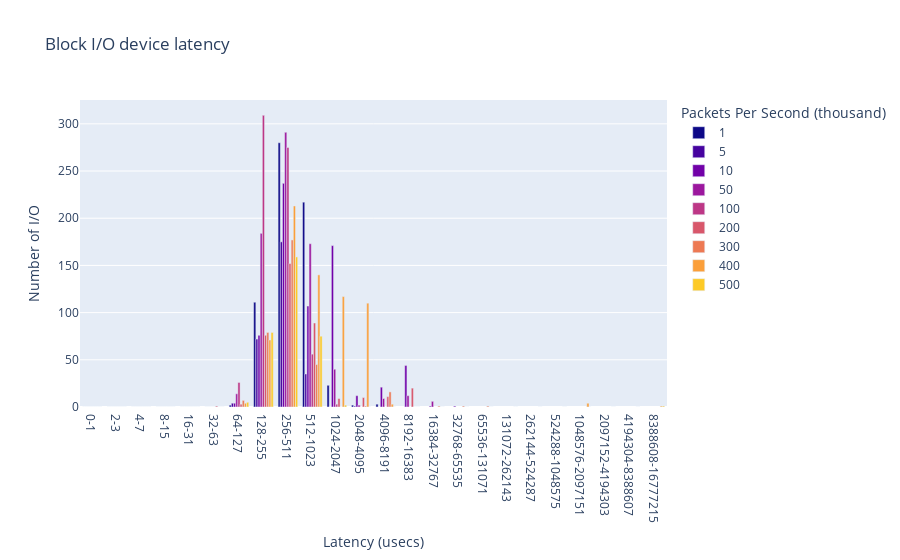

Notebook source saved alongside this figure:
### Code cell
biolatency_df = spark.read.option("basePath", "../ansible/.results").json("../ansible/.results/kpps=*/tool=biolatency").select(
    "kpps", "ts", "val_type", "tool",
    explode("data").alias("dataExplode")
).orderBy(col('kpps')).select(col("kpps").cast(StringType()), "ts", "val_type", "tool", "dataExplode.*", concat_ws('-',col('dataExplode.interval-start'),col('dataExplode.interval-end')).alias("interval"))
biolatency_fig = px.bar(biolatency_df.toPandas(), x="interval", y="count", color="kpps", barmode="group",
        title="Block I/O device latency",
        color_discrete_sequence=px.colors.sequential.Plasma,
        labels={
                    "kpps": "Packets Per Second (thousand)",
                    "count": "Number of I/O",
                    "interval": "Latency (usecs)"
                })
biolatency_fig.show()
biolatency_fig.write_image("images/biolatency.jpeg")
with open(html_output_file, 'a') as f:
    f.write(biolatency_fig.to_html(full_html=False, include_plotlyjs='cdn'))

### Figure 1 — Plotly figure (JSON) as saved in the notebook; plotly's stock layout.template omitted (floating-point values rounded to 4 significant figures)
{"data": [{"alignmentgroup": "True", "hovertemplate": "Packets Per Second (thousand)=1<br>Latency (usecs)=%{x}<br>Number of I/O=%{y}<extra></extra>", "legendgroup": "1", "marker": {"color": "#0d0887", "pattern": {"shape": ""}}, "name": "1", "offsetgroup": "1", "orientation": "v", "showlegend": true, "textposition": "auto", "type": "bar", "x": ["0-1", "2-3", "4-7", "8-15", "16-31", "32-63", "64-127", "128-255", "256-511", "512-1023", "1024-2047", "2048-4095", "4096-8191"], "xaxis": "x", "y": [0, 0, 0, 0, 0, 0, 2, 111, 280, 217, 23, 2, 3], "yaxis": "y"}, {"alignmentgroup": "True", "hovertemplate": "Packets Per Second (thousand)=5<br>Latency (usecs)=%{x}<br>Number of I/O=%{y}<extra></extra>", "legendgroup": "5", "marker": {"color": "#46039f", "pattern": {"shape": ""}}, "name": "5", "offsetgroup": "5", "orientation": "v", "showlegend": true, "textposition": "auto", "type": "bar", "x": ["0-1", "2-3", "4-7", "8-15", "16-31", "32-63", "64-127", "128-255", "256-511", "512-1023", "1024-2047", "2048-4095"], "xaxis": "x", "y": [0, 0, 0, 0, 0, 0, 4, 72, 175, 35, 0, 1], "yaxis": "y"}, {"alignmentgroup": "True", "hovertemplate": "Packets Per Second (thousand)=10<br>Latency (usecs)=%{x}<br>Number of I/O=%{y}<extra></extra>", "legendgroup": "10", "marker": {"color": "#7201a8", "pattern": {"shape": ""}}, "name": "10", "offsetgroup": "10", "orientation": "v", "showlegend": true, "textposition": "auto", "type": "bar", "x": ["0-1", "2-3", "4-7", "8-15", "16-31", "32-63", "64-127", "128-255", "256-511", "512-1023", "1024-2047", "2048-4095", "4096-8191", "8192-16383", "16384-32767", "32768-65535"], "xaxis": "x", "y": [0, 0, 0, 0, 0, 0, 4, 76, 237, 107, 171, 12, 21, 44, 1, 1], "yaxis": "y"}, {"alignmentgroup": "True", "hovertemplate": "Packets Per Second (thousand)=50<br>Latency (usecs)=%{x}<br>Number of I/O=%{y}<extra></extra>", "legendgroup": "50", "marker": {"color": "#9c179e", "pattern": {"shape": ""}}, "name": "50", "offsetgroup": "50", "orientation": "v", "showlegend": true, "textposition": "auto", "type": "bar", "x": ["0-1", "2-3", "4-7", "8-15", "16-31", "32-63", "64-127", "128-255", "256-511", "512-1023", "1024-2047", "2048-4095", "4096-8191", "8192-16383", "16384-32767"], "xaxis": "x", "y": [0, 0, 0, 0, 0, 0, 14, 184, 291, 173, 40, 2, 9, 12, 6], "yaxis": "y"}, {"alignmentgroup": "True", "hovertemplate": "Packets Per Second (thousand)=100<br>Latency (usecs)=%{x}<br>Number of I/O=%{y}<extra></extra>", "legendgroup": "100", "marker": {"color": "#bd3786", "pattern": {"shape": ""}}, "name": "100", "offsetgroup": "100", "orientation": "v", "showlegend": true, "textposition": "auto", "type": "bar", "x": ["0-1", "2-3", "4-7", "8-15", "16-31", "32-63", "64-127", "128-255", "256-511", "512-1023", "1024-2047"], "xaxis": "x", "y": [0, 0, 0, 0, 0, 0, 26, 309, 275, 56, 3], "yaxis": "y"}, {"alignmentgroup": "True", "hovertemplate": "Packets Per Second (thousand)=200<br>Latency (usecs)=%{x}<br>Number of I/O=%{y}<extra></extra>", "legendgroup": "200", "marker": {"color": "#d8576b", "pattern": {"shape": ""}}, "name": "200", "offsetgroup": "200", "orientation": "v", "showlegend": true, "textposition": "auto", "type": "bar", "x": ["0-1", "2-3", "4-7", "8-15", "16-31", "32-63", "64-127", "128-255", "256-511", "512-1023", "1024-2047", "2048-4095", "4096-8191", "8192-16383"], "xaxis": "x", "y": [0, 0, 0, 0, 0, 1, 3, 76, 152, 89, 9, 10, 11, 20], "yaxis": "y"}, {"alignmentgroup": "True", "hovertemplate": "Packets Per Second (thousand)=300<br>Latency (usecs)=%{x}<br>Number of I/O=%{y}<extra></extra>", "legendgroup": "300", "marker": {"color": "#ed7953", "pattern": {"shape": ""}}, "name": "300", "offsetgroup": "300", "orientation": "v", "showlegend": true, "textposition": "auto", "type": "bar", "x": ["0-1", "2-3", "4-7", "8-15", "16-31", "32-63", "64-127", "128-255", "256-511", "512-1023", "1024-2047", "2048-4095", "4096-8191", "8192-16383", "16384-32767", "32768-65535", "65536-131071"], "xaxis": "x", "y": [0, 0, 0, 0, 0, 0, 7, 79, 177, 45, 0, 1, 16, 0, 1, 1, 1], "yaxis": "y"}, {"alignmentgroup": "True", "hovertemplate": "Packets Per Second (thousand)=400<br>Latency (usecs)=%{x}<br>Number of I/O=%{y}<extra></extra>", "legendgroup": "400", "marker": {"color": "#fb9f3a", "pattern": {"shape": ""}}, "name": "400", "offsetgroup": "400", "orientation": "v", "showlegend": true, "textposition": "auto", "type": "bar", "x": ["0-1", "2-3", "4-7", "8-15", "16-31", "32-63", "64-127", "128-255", "256-511", "512-1023", "1024-2047", "2048-4095", "4096-8191", "8192-16383", "16384-32767", "32768-65535", "65536-131071", "131072-262143", "262144-524287", "524288-1048575", "1048576-2097151", "2097152-4194303", "4194304-8388607", "8388608-16777215"], "xaxis": "x", "y": [0, 0, 0, 0, 0, 0, 4, 71, 213, 140, 117, 110, 3, 0, 0, 0, 0, 0, 0, 0, 4, 0, 0, 1], "yaxis": "y"}, {"alignmentgroup": "True", "hovertemplate": "Packets Per Second (thousand)=500<br>Latency (usecs)=%{x}<br>Number of I/O=%{y}<extra></extra>", "legendgroup": "500", "marker": {"color": "#fdca26", "pattern": {"shape": ""}}, "name": "500", "offsetgroup": "500", "orientation": "v", "showlegend": true, "textposition": "auto", "type": "bar", "x": ["0-1", "2-3", "4-7", "8-15", "16-31", "32-63", "64-127", "128-255", "256-511", "512-1023", "1024-2047", "2048-4095", "4096-8191", "8192-16383", "16384-32767", "32768-65535", "65536-131071", "131072-262143", "262144-524287", "524288-1048575", "1048576-2097151", "2097152-4194303", "4194304-8388607", "8388608-16777215"], "xaxis": "x", "y": [0, 0, 0, 0, 0, 0, 5, 79, 159, 75, 2, 0, 0, 0, 0, 0, 0, 0, 0, 0, 0, 0, 0, 1], "yaxis": "y"}], "layout": {"barmode": "group", "legend": {"title": {"text": "Packets Per Second (thousand)"}, "tracegroupgap": 0}, "title": {"text": "Block I/O device latency"}, "xaxis": {"anchor": "y", "domain": [0, 1], "title": {"text": "Latency (usecs)"}}, "yaxis": {"anchor": "x", "domain": [0, 1], "title": {"text": "Number of I/O"}}}}
